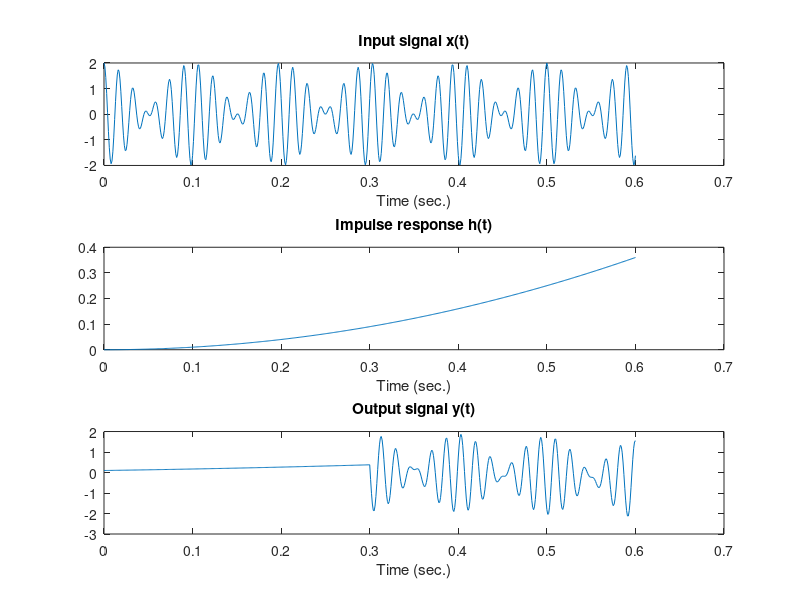
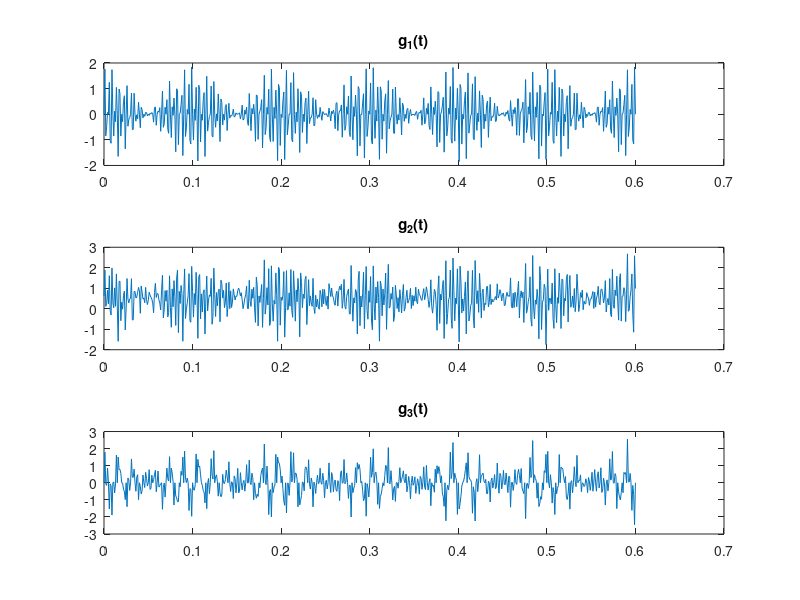
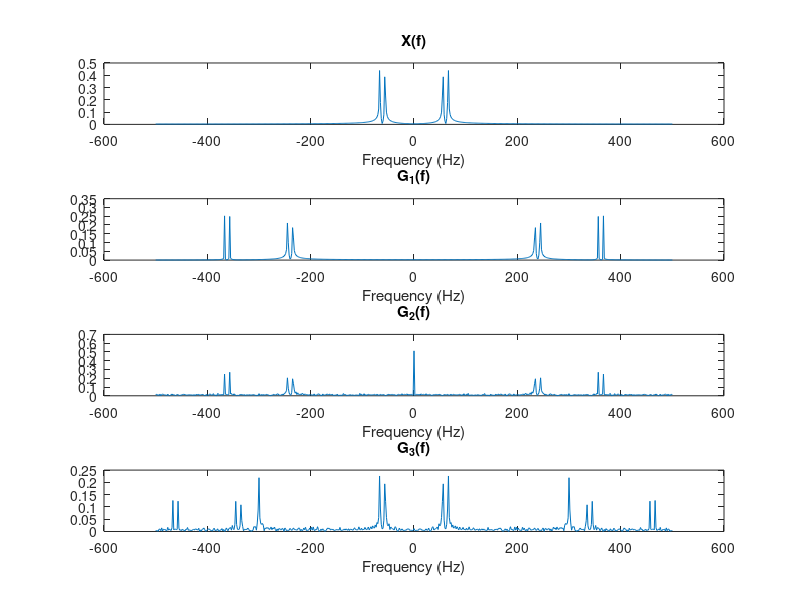
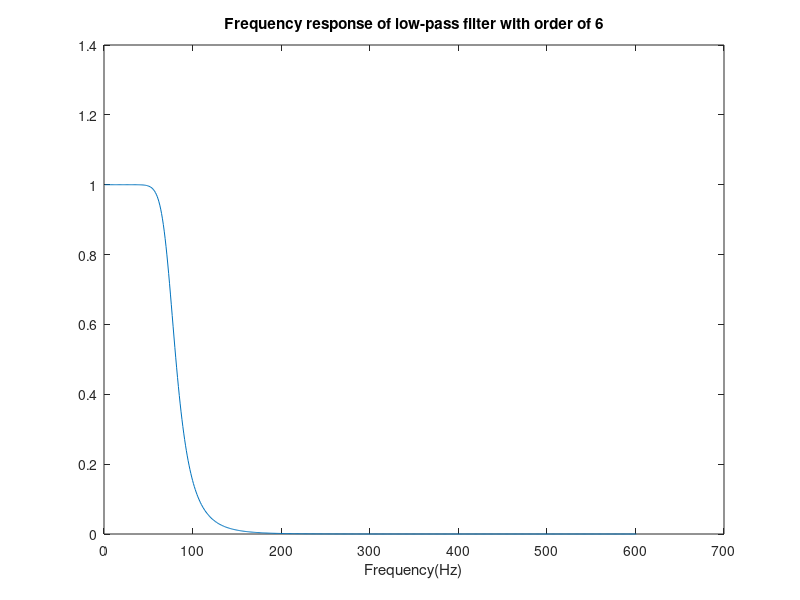

Reproduce these figures in MATLAB, in order. (Note: this script raises an error after producing the figures.)
clear;
clear all;
close all;

%%%%%%%%%%%%%%%%%%%%%%%%%%%
% Author: Onur Can Ozkaya %
%%%%%%%%%%%%%%%%%%%%%%%%%%%

%% PART 1
T = 0.6;
Fs = 1000;
t = 0 : 1/Fs : T;
f1 = 56;
f2 = 66;

x = cos(2*pi*f1*t) + cos(2*pi*f2*t);
h = t .^2;

figure(1);
subplot(311);
plot(t, x);
title("Input signal x(t)");
xlabel("Time (sec.)");

subplot(312);
plot(t, h);
title("Impulse response h(t)");
xlabel("Time (sec.)");


% Convolving signals.
y = conv(x, h, 'same');

subplot(313);
plot(t, y);
title("Output signal y(t)");
xlabel("Time (sec.)");


%% PART 2

c = sin(600*pi*t);
z = rand(1, length(c));
N = length(x);

g1 = x .* c;
g2 = g1 + z;
g3 = g2 .* c;


figure(2);
subplot(311);
plot(t, g1);
title("g_1(t)");

subplot(312);
plot(t, g2);
title("g_2(t)");

subplot(313);
plot(t, g3);
title("g_3(t)");

fvect = linspace(-Fs/2, Fs/2, N);

g1fft = fft(g1, N);
g1fft = fftshift(g1fft);
g1fft = abs(g1fft) / N;

g2fft = fft(g2, N);
g2fft = fftshift(g2fft);
g2fft = abs(g2fft) / N;

g3fft = fft(g3, N);
g3fft = fftshift(g3fft);
g3fft = abs(g3fft) / N;

xfft = fft(x, N);
xfft = fftshift(xfft);
xfft = abs(xfft) / N;

figure(3);
subplot(411);
plot(fvect, xfft);
title("X(f)");
xlabel("Frequency (Hz)");

subplot(412);
plot(fvect, g1fft);
title("G_1(f)");
xlabel("Frequency (Hz)");

subplot(413);
plot(fvect, g2fft);
title("G_2(f)");
xlabel("Frequency (Hz)");

subplot(414);
plot(fvect, g3fft);
title("G_3(f)");
xlabel("Frequency (Hz)");


% low-pass filter with order of 6    
fco = 61;
[blp ,alp] = butter(6, fco / (Fs / 2), 'low');
hlp = freqz(blp, alp, N);

figure(4);
plot(abs(hlp));
title("Frequency response of low-pass filter with order of 6");
xlabel("Frequency(Hz)");

y1 = filter(blp, alp, g3);

y1fft = fft(y1, N);
y1fft = fftshift(y1fft);
y1fft = abs(y1fft) / N;

figure(5);
plot(fvect, y1fft);
title("Y_1(jw)");
xlabel("Frequency(Hz)");

fco2 = 61;

% ideal low pass
fvectlp = linspace(-Fs/2, Fs/2, N);
Hlp2 = heaviside(fvectlp + 61) - heaviside(fvectlp - 61);


figure(6);
plot(fvectlp, Hlp2);
title("Frequency response of ideal low-pass filter");
xlabel("Frequency(Hz)");

Y2 = g3fft .* Hlp2;

figure(7);
plot(fvect, Y2);
title("Y_2(jw)");
xlabel("Frequency(Hz)");


